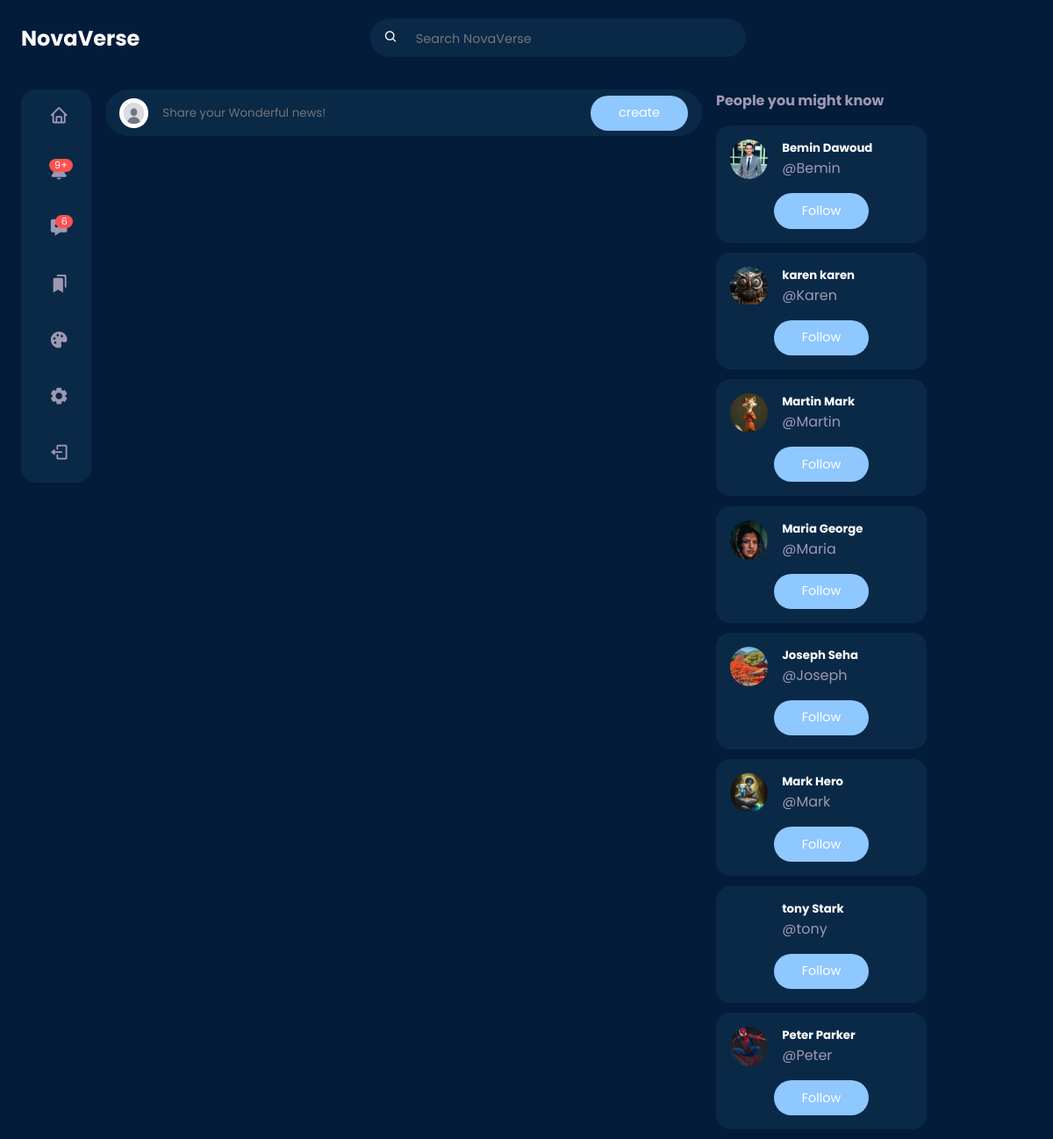
The app's page /home (signed in), older data.
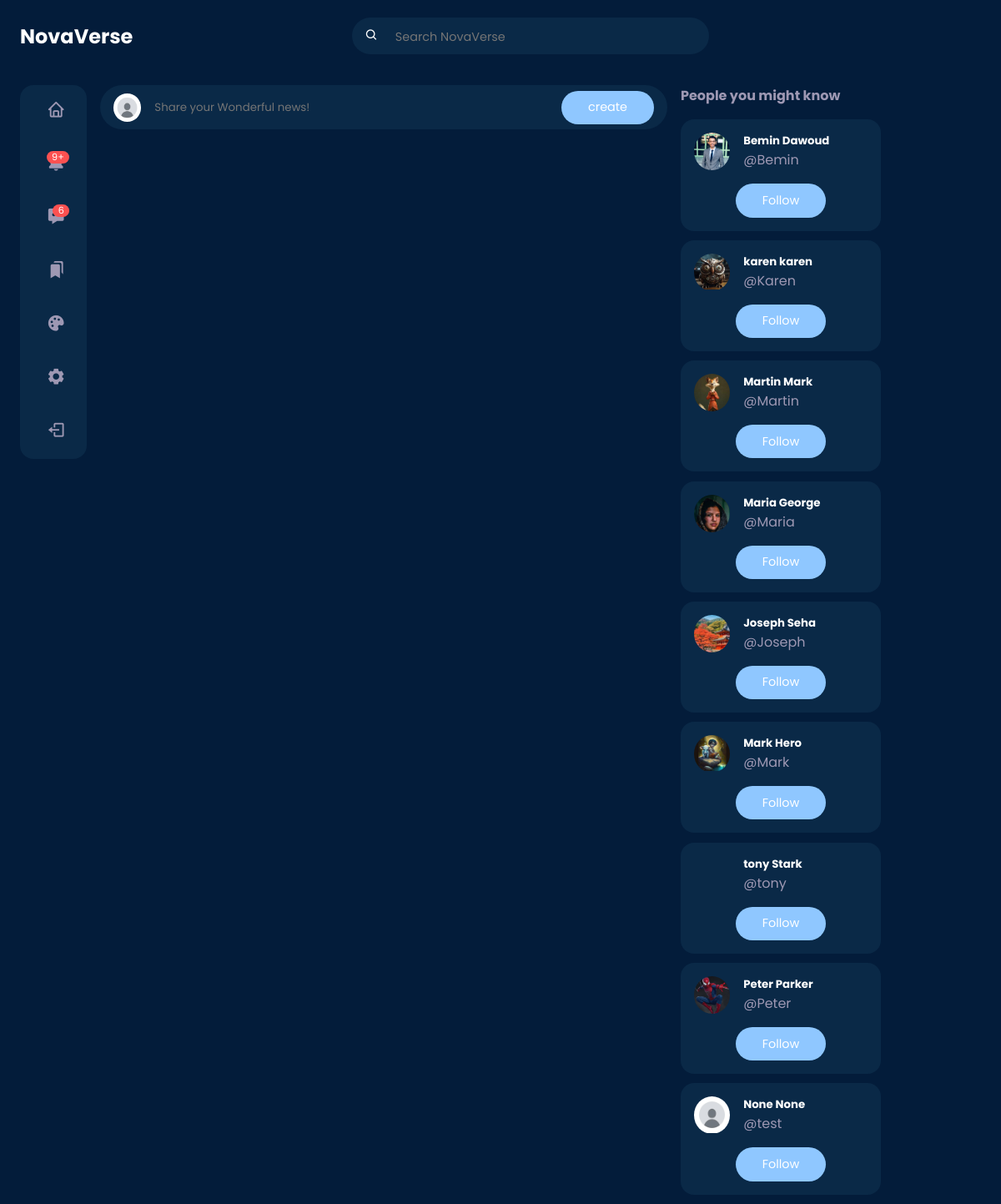
The same page, newer data.
### userauth/models.py (models this page shows, shortened)
class Profile(models.Model):
    user = models.OneToOneField(User, on_delete=models.CASCADE)
    first_name = models.CharField(max_length=100, null=True, blank=True)
    last_name = models.CharField(max_length=100, null=True, blank=True)
    location = models.CharField(max_length=100, null=True, blank=True)
    url = models.URLField(max_length=1000, null=True, blank=True)
    bio = models.TextField(max_length=200, null=True, blank=True)
    created = models.DateField(auto_now_add=True)
    picture = models.ImageField(
        upload_to=user_directory_path,
        null=True,
        blank=True,
        default="img/default.jpg",
        verbose_name="profile-Picture",
    )
    favourite = models.ManyToManyField(Post)

### post/views.py (the view)
# urls.py: 2. Add a URL to urlpatterns:  path('', views.home, name='home')
@login_required
def home(request):
    user = request.user
    posts = Stream.objects.filter(user=user)
    group_ids = [post.post_id for post in posts]
    post_items = Post.objects.filter(id__in=group_ids).all().order_by("-posted")
    profile = Profile.objects.get(user=user)
    for post in post_items:
        post.liked = Likes.objects.filter(user=user, post=post).exists()
        post.is_favourite = profile.favourite.filter(id=post.id).exists()
        post_user_profile = Profile.objects.get(user=post.user)
        post.profilePicture = post_user_profile.picture
    all_users = User.objects.exclude(id=user.id)
    followed_users = Follow.objects.filter(follower=user).values_list(
        "following", flat=True
    )
    unfollowed_users = all_users.exclude(id__in=followed_users)
    unfollowed_users_profiles = Profile.objects.filter(user__in=unfollowed_users)
    context = {
        "posts": post_items,
        "profile": profile,
        "unfollowed_users_profiles": unfollowed_users_profiles,
    }
    return render(request, "home.html", context)

### templates/home.html (shortened to what this page needs)
{% load static %}
<!DOCTYPE html>
<html lang="en">
<head>
	<link rel="stylesheet" href="{% static 'style/home.css' %}">
	<link href='https://unpkg.com/boxicons@2.1.4/css/boxicons.min.css' rel='stylesheet'>
</head>
<body>
	{% include "nav.html" %}
	<main>
		<div class="container">
			<div class="left">
				{% include 'sidebar.html' %}
			</div>
			<div class="middle">
				<div class="create-post">
					<div class="profile-photo">
						<img src="{{profile.picture.url}}">
					</div>
					<input type="text" placeholder="Share your Wonderful news!" id="create-post" readonly>
					<a href="{% url 'new-post' %}"><input type="submit" class="btn btn-primary" value="create"></a>
				</div>
			</div>
			<div class="right">
				<div class="friend-requests">
					<h4>People you might know</h4>
					{% for profile in unfollowed_users_profiles %}
					<div class="request">
						<div class="info">
							<div class="profile-photo">
								<a href="{% url 'profile' profile.user.username %}">
									{% if profile.picture %}
									<img src="{{ profile.picture.url }}" alt="">
									{% else %}
									<img src="{% static 'img/default.jpg' %}" alt="Default Profile Picture">
									{% endif %}
								</a>
							</div>
							<div>
								<h5>{{profile.first_name}} {{profile.last_name}}</h5>
								<p class="text-muted">
									@{{profile.user.username}}
								</p>
							</div>
						</div>
						<div class="action">
							{% if not follow_status %}
							<a href="{% url 'follow' profile.user.username 1 %}" class="btn btn-primary">Follow</a>
							{% else %}
							<a href="{% url 'follow' profile.user.username 0 %}" class="btn btn-primary">Unfollow</a>
							{% endif %}
						</div>
					</div>
					{% endfor %}
				</div>
			</div>
		</div>
	</main>
</body>
</html>

### templates/nav.html (shortened to what this page needs)
{% load static %}
<nav>
	<div class="container">
		<h2 class="logo">
			NovaVerse
		</h2>
		<div class="search-bar">
			<form action="{% url 'search' %}" method="get">
				<i class='bx bx-search'></i>
				<input name='q' type="search" placeholder="Search NovaVerse">
			</form>
		</div>
		<div class="create">
			<div class="profile-photo">
			</div>
		</div>
	</div>
</nav>

### templates/sidebar.html (shortened to what this page needs)
{% load static %}
<div class="sidebar">
	<a href="{% url 'home' %}" class="menu-item">
		<span><i class='bx bx-home'></i></span>
	</a>
	<a class="menu-item" id="notifications">
		<span><i class='bx bxs-bell'><small class="notifications-count">9+</small></i></span>
	</a>
	<a href="{% url 'inbox' %}" class="menu-item" id="messages-notifications">
		<span><i class='bx bxs-message-dots'><small class="notifications-count">6</small></i></span>
	</a>
	<a href="{% url 'saved' %}" class="menu-item">
		<span><i class='bx bxs-bookmarks'></i></span>
	</a>
	<a class="menu-item" id="theme">
		<span><i class='bx bxs-palette'></i></span>
	</a>
	<a class="menu-item">
		<span><i class='bx bxs-cog'></i></span>
	</a>
	<a href="{% url 'sign-out' %}" class="menu-item">
		<span><i class='bx bx-log-out'></i></span>
	</a>
</div>

### templates/themes.html (shortened to what this page needs)
{% load static %}

### static/style/home.css (style rules this page uses)
:root { --primary-color-hue: 210; --btn-color: hsl(var(--primary-color-hue), 100%, 78%); --colour-white: hsl(252, 30%, 100%); --colour-light: hsl(252, 30%, 95%); --colour-gray: hsl(252, 15%, 65%); --colour-primary: hsl(213, 89%, 12%); --colour-primary-theme: 10, 41, 73; --colour-secondary: hsl(210, 75%, 16%); --colour-success: hsl(120, 95%, 65%); --colour-danger: hsl(0, 95%, 65%); --border-radius: 2rem; --card-border-radius: 1rem; --btn-padding: 0.6rem 2rem; --search-padding: 0.6rem 1rem; --card-padding: 1rem; --sticky-top-left: 5.4rem; --sticky-top-right: -18rem; --test: hsl(270, 89%, 12%); --test: hsl(270, 89%, 16%); }
* { margin: 0; padding: 0; outline: 0; box-sizing: border-box; font-family: "Poppins", sans-serif; text-decoration: none; border: none; list-style: none; }
a { text-decoration: none; color: inherit; }
body { color: var(--colour-white); background: var(--colour-primary); overflow-x: hidden; }
.container { width: 90%; margin: 0 auto; }
.profile-photo { width: 2.7rem; aspect-ratio: 1/1; border-radius: 50%; overflow: hidden; }
img { display: block; width: 100%; }
.btn { display: inline-block; padding: var(--btn-padding); border-radius: var(--border-radius); cursor: pointer; transition: all 300ms ease; font-size: 0.9rem; }
.btn-primary { background: var(--btn-color); color: var(--colour-white); }
.text-muted { color: var(--colour-gray); }
nav { width: 100%; background-color: var(--colour-primary); padding: 0.7rem 0; position: fixed; top: 0; z-index: 10; }
nav .container { display: flex; align-items: center; justify-content: space-between; }
nav .search-bar { background: var(--colour-secondary); border-radius: var(--border-radius); padding: var(--search-padding); }
nav .search-bar input[type="search"] { background: transparent; width: 30vw; margin-left: 1rem; font-size: 0.9rem; color: var(--colour-gray); }
nav .create { display: flex; align-items: center; gap: 2rem; }
nav .create .profile-photo { width: 4rem; }
main { position: relative; top: 5.4rem; }
main .container { display: grid; grid-template-columns: 18vw auto 20vw; column-gap: 2rem; position: relative; }
main .container .left { height: max-content; position: sticky; top: var(--sticky-top-left); }
.left .sidebar { margin-top: 1rem; background: var(--colour-secondary); border-radius: var(--card-border-radius); }
.left .sidebar .menu-item { display: flex; align-items: center; height: 4rem; cursor: pointer; transition: all 300ms ease; position: relative; }
.left .sidebar i { font-size: 1.4rem; color: var(--colour-gray); margin-left: 2rem; position: relative; }
.left .sidebar i .notifications-count { background: var(--colour-danger); color: white; width: fit-content; font-size: 0.7rem; border-radius: 0.8rem; padding: 0.1rem 0.4rem; position: absolute; top: -0.2rem; right: -0.3rem; }
.middle .create-post { width: 100%; display: flex; align-items: center; justify-content: space-between; margin-top: 1rem; background: var(--colour-secondary); padding: 0.4rem var(--card-padding); border-radius: var(--border-radius); }
.middle .create-post input[type="text"] { justify-content: start; width: 100%; padding-left: 1rem; background: transparent; color: white; }
main .container .right { height: max-content; position: sticky; top: var(--sticky-top-right); bottom: 0; }
.right .friend-requests { margin-top: 1rem; }
.right .friend-requests h4 { color: var(--colour-gray); margin: 1rem 0; }
.right .request { background: var(--colour-secondary); padding: var(--card-padding); border-radius: var(--card-border-radius); margin-bottom: 0.7rem; width: 15rem; }
.right .request .info { display: flex; gap: 1rem; margin-bottom: 1rem; }
.right .request .action { display: flex; justify-content: center; align-items: center; gap: 1rem; }
@media screen and (max-width: 1200px) { .container { width: 96%; } }
@media screen and (max-width: 1200px) { main .container { grid-template-columns: 5rem auto 30vw; gap: 1rem; } }
@media screen and (max-width: 1200px) { .left { width: 5rem; z-index: 5; } }

Row changes from the older to the newer data that the page shows:
added Profile: picture (placeholder picture), first_name "None", last_name "None", user.username "test"
